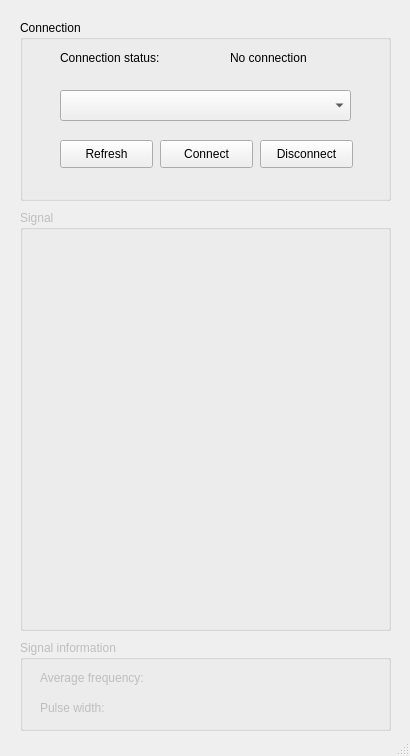
<?xml version="1.0" encoding="UTF-8"?>
<ui version="4.0">
 <class>MainWindow</class>
 <widget class="QMainWindow" name="MainWindow">
  <property name="enabled">
   <bool>true</bool>
  </property>
  <property name="geometry">
   <rect>
    <x>0</x>
    <y>0</y>
    <width>410</width>
    <height>756</height>
   </rect>
  </property>
  <property name="windowTitle">
   <string>Logic Analyzer</string>
  </property>
  <widget class="QWidget" name="centralwidget">
   <widget class="QGroupBox" name="connectionGroup">
    <property name="geometry">
     <rect>
      <x>20</x>
      <y>20</y>
      <width>371</width>
      <height>181</height>
     </rect>
    </property>
    <property name="title">
     <string>Connection</string>
    </property>
    <widget class="QPushButton" name="disconnectBtn">
     <property name="geometry">
      <rect>
       <x>240</x>
       <y>120</y>
       <width>93</width>
       <height>28</height>
      </rect>
     </property>
     <property name="text">
      <string>Disconnect</string>
     </property>
    </widget>
    <widget class="QLabel" name="connectionStatusLabel">
     <property name="geometry">
      <rect>
       <x>40</x>
       <y>30</y>
       <width>111</width>
       <height>16</height>
      </rect>
     </property>
     <property name="text">
      <string>Connection status:</string>
     </property>
    </widget>
    <widget class="QPushButton" name="connectBtn">
     <property name="geometry">
      <rect>
       <x>140</x>
       <y>120</y>
       <width>93</width>
       <height>28</height>
      </rect>
     </property>
     <property name="text">
      <string>Connect</string>
     </property>
    </widget>
    <widget class="QLabel" name="connectionLabel">
     <property name="geometry">
      <rect>
       <x>210</x>
       <y>30</y>
       <width>81</width>
       <height>16</height>
      </rect>
     </property>
     <property name="text">
      <string>No connection</string>
     </property>
    </widget>
    <widget class="QComboBox" name="comboBox">
     <property name="geometry">
      <rect>
       <x>40</x>
       <y>70</y>
       <width>291</width>
       <height>31</height>
      </rect>
     </property>
    </widget>
    <widget class="QPushButton" name="refreshBtn">
     <property name="geometry">
      <rect>
       <x>40</x>
       <y>120</y>
       <width>93</width>
       <height>28</height>
      </rect>
     </property>
     <property name="text">
      <string>Refresh</string>
     </property>
    </widget>
   </widget>
   <widget class="QGroupBox" name="signalGroup">
    <property name="enabled">
     <bool>false</bool>
    </property>
    <property name="geometry">
     <rect>
      <x>20</x>
      <y>210</y>
      <width>371</width>
      <height>421</height>
     </rect>
    </property>
    <property name="title">
     <string>Signal</string>
    </property>
    <widget class="QWidget" name="signalWidget" native="true">
     <property name="geometry">
      <rect>
       <x>10</x>
       <y>30</y>
       <width>351</width>
       <height>381</height>
      </rect>
     </property>
    </widget>
   </widget>
   <widget class="QGroupBox" name="signalInfoGroup">
    <property name="enabled">
     <bool>false</bool>
    </property>
    <property name="geometry">
     <rect>
      <x>20</x>
      <y>640</y>
      <width>371</width>
      <height>91</height>
     </rect>
    </property>
    <property name="title">
     <string>Signal information</string>
    </property>
    <widget class="QLabel" name="avgFrequencyLabel">
     <property name="geometry">
      <rect>
       <x>20</x>
       <y>30</y>
       <width>121</width>
       <height>16</height>
      </rect>
     </property>
     <property name="text">
      <string>Average frequency:</string>
     </property>
    </widget>
    <widget class="QLabel" name="pulseWidthLabel">
     <property name="geometry">
      <rect>
       <x>20</x>
       <y>60</y>
       <width>111</width>
       <height>16</height>
      </rect>
     </property>
     <property name="text">
      <string>Pulse width:</string>
     </property>
    </widget>
    <widget class="QLabel" name="avgFrequencyValue">
     <property name="geometry">
      <rect>
       <x>220</x>
       <y>30</y>
       <width>55</width>
       <height>16</height>
      </rect>
     </property>
     <property name="text">
      <string/>
     </property>
    </widget>
    <widget class="QLabel" name="pulseWidthValue">
     <property name="geometry">
      <rect>
       <x>220</x>
       <y>60</y>
       <width>55</width>
       <height>16</height>
      </rect>
     </property>
     <property name="text">
      <string/>
     </property>
    </widget>
   </widget>
  </widget>
  <widget class="QStatusBar" name="statusbar"/>
 </widget>
 <resources/>
 <connections/>
</ui>
